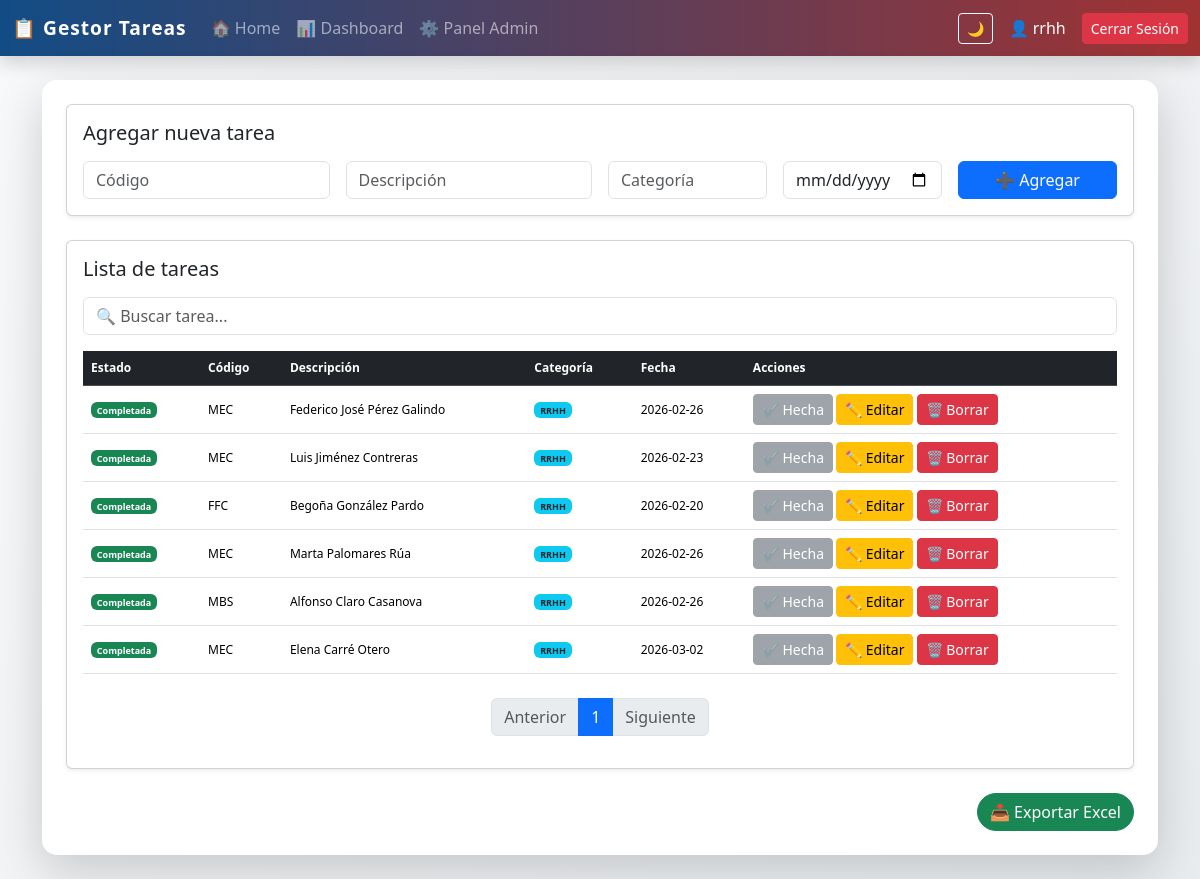
The app's page / (signed in) with its own data.
### tables this page shows
CREATE TABLE tareas (
            id INTEGER PRIMARY KEY AUTOINCREMENT,
            descripcion TEXT NOT NULL,
            categoria TEXT,
            fecha TEXT,
            completada INTEGER DEFAULT 0,
            codigo TEXT,
            usuario_id INTEGER,
            FOREIGN KEY (usuario_id) REFERENCES usuarios(id)
        );

### app_web.py (the view)
@app.route("/")
@login_required
def index():
    user_id = session.get("user_id")
    es_admin = session.get("es_admin")
    page = request.args.get('page', 1, type=int)
    per_page = 10
    offset = (page - 1) * per_page
    conn = get_connection()
    cursor = conn.cursor()
    if es_admin == 1:
        cursor.execute("SELECT * FROM tareas ORDER BY id DESC LIMIT ? OFFSET ?", (per_page, offset))
        tareas = cursor.fetchall()
        cursor.execute("SELECT COUNT(*) FROM tareas")
        total_tareas = cursor.fetchone()[0]
    else:
        cursor.execute("SELECT * FROM tareas WHERE usuario_id = ? ORDER BY id DESC LIMIT ? OFFSET ?", (user_id, per_page, offset))
        tareas = cursor.fetchall()
        cursor.execute("SELECT COUNT(*) FROM tareas WHERE usuario_id = ?", (user_id,))
        total_tareas = cursor.fetchone()[0]
    conn.close()
    total_pages = (total_tareas + per_page - 1) // per_page if total_tareas > 0 else 1
    return render_template("index.html",
                           tareas=tareas,
                           page=page,
                           total_pages=total_pages)

### app_web.py (called while the page is built)
def get_connection():
    conn = sqlite3.connect(DB_NAME)
    conn.row_factory = sqlite3.Row
    return conn

def login_required(f):
    @wraps(f)
    def decorated_function(*args, **kwargs):
        if "user_id" not in session:
            return redirect(url_for("login"))
        return f(*args, **kwargs)
    return decorated_function

### templates/index.html
{% extends "base.html" %}
{% block content %}
<div class="card shadow-sm mb-4">
    <div class="card-body">
        <h5 class="card-title mb-3">Agregar nueva tarea</h5>
        <form action="/agregar" method="post" class="row g-3">
            <div class="col-md-3">
                <input name="codigo" class="form-control" placeholder="Código" required>
            </div>
            <div class="col-md-3">
                <input name="descripcion" class="form-control" placeholder="Descripción" required>
            </div>
            <div class="col-md-2">
                <input name="categoria" class="form-control" placeholder="Categoría">
            </div>
            <div class="col-md-2">
                <input name="fecha" type="date" class="form-control">
            </div>
            <div class="col-md-2">
                <button type="submit" class="btn btn-primary w-100">
                    ➕ Agregar
                </button>
            </div>
        </form>
    </div>
</div>
<div class="card shadow-sm">
    <div class="card-body">
        <h5 class="card-title mb-3">Lista de tareas</h5>
        <div class="mb-3">
            <input type="text" id="buscador" class="form-control" placeholder="🔍 Buscar tarea...">
        </div>
        <div class="table-responsive">
            <table class="table table-hover align-middle">
                <thead class="table-dark">
                    <tr>
                        <th>Estado</th>
                        <th>Código</th>
                        <th>Descripción</th>
                        <th>Categoría</th>
                        <th>Fecha</th>
                        <th>Acciones</th>
                    </tr>
                </thead>
                <tbody>
                    {% for tarea in tareas %}
                    <tr>
                        <td>
                            {% if tarea[4] == 1 %}
                                <span class="badge bg-success">Completada</span>
                            {% else %}
                                <span class="badge bg-warning text-dark">Pendiente</span>
                            {% endif %}
                        </td>
                        <td>{{ tarea[5] if tarea|length > 5 else '-' }}</td>
                        <td>{{ tarea[1] }}</td>
                        <td>
                            <span class="badge bg-info text-dark">
                                {{ tarea[2] if tarea[2] else "General" }}
                            </span>
                        </td>
                        <td>{{ tarea[3] if tarea[3] else "-" }}</td>
                        <td>
                            {% if tarea[4] == 0 %}
                            <a href="/completar/{{ tarea[0] }}" class="btn btn-sm btn-success">✔ Completar</a>
                            {% else %}
                            <button class="btn btn-sm btn-secondary" disabled>✔ Hecha</button>
                            {% endif %}
                            <a href="/editar/{{ tarea[0] }}" class="btn btn-sm btn-warning">✏ Editar</a>
                            <a href="/eliminar/{{ tarea[0] }}" class="btn btn-sm btn-danger"
                               onclick="return confirm('¿Seguro que deseas eliminar esta tarea?');">🗑 Borrar</a>
                        </td>
                    </tr>
                    {% endfor %}
                </tbody>
            </table>
            <nav class="mt-4">
                <ul class="pagination justify-content-center">
                    <li class="page-item {% if page <= 1 %}disabled{% endif %}">
                        <a class="page-link" href="?page={{ page - 1 }}">Anterior</a>
                    </li>
                    {% for p in range(1, total_pages + 1) %}
                    <li class="page-item {% if p == page %}active{% endif %}">
                        <a class="page-link" href="?page={{ p }}">{{ p }}</a>
                    </li>
                    {% endfor %}
                    <li class="page-item {% if page >= total_pages %}disabled{% endif %}">
                        <a class="page-link" href="?page={{ page + 1 }}">Siguiente</a>
                    </li>
                </ul>
            </nav>
        </div>
    </div>
</div>
{% endblock %}

### templates/base.html (style rules this page uses)
body { background: linear-gradient(135deg, #f8f9fa, #e9ecef); transition: all 0.3s ease; }
.table-responsive { overflow-x: auto; -webkit-overflow-scrolling: touch; font-size: 12px; }

### records on screen
tareas: completada "Completada", codigo "MEC", descripcion "Federico José Pérez Galindo", categoria "RRHH", fecha "2026-02-26"
tareas: completada "Completada", codigo "MEC", descripcion "Luis Jiménez Contreras", categoria "RRHH", fecha "2026-02-23"
tareas: completada "Completada", codigo "FFC", descripcion "Begoña González Pardo", categoria "RRHH", fecha "2026-02-20"
tareas: completada "Completada", codigo "MEC", descripcion "Marta Palomares Rúa", categoria "RRHH", fecha "2026-02-26"
tareas: completada "Completada", codigo "MBS", descripcion "Alfonso Claro Casanova", categoria "RRHH", fecha "2026-02-26"
tareas: completada "Completada", codigo "MEC", descripcion "Elena Carré Otero", categoria "RRHH", fecha "2026-03-02"

### other values on screen
{{ session['user'] }} "rrhh"
{{ p }} "1"
